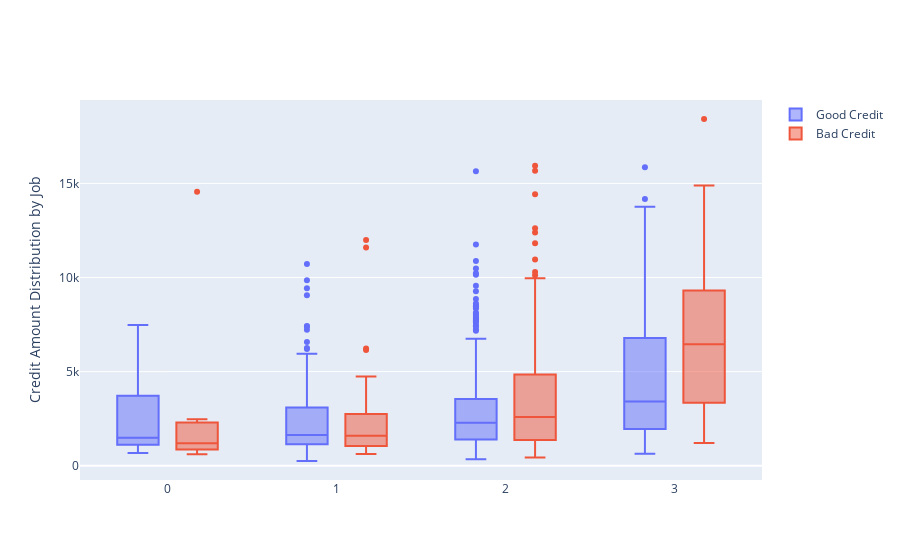

The cell this chart's notebook holds for it:
### Code cell
trace0 = go.Box(
    x=df_good["Job"],
    y=df_good["Credit amount"],
    name='Good Credit'
)

trace1 = go.Box(
    x=df_bad['Job'],
    y=df_bad['Credit amount'],
    name='Bad Credit'
)
    
data = [trace0, trace1]

layout = go.Layout(
    yaxis=dict(
        title='Credit Amount Distribution by Job'
    ),
    boxmode='group'
)
fig = go.Figure(data=data, layout=layout)

py.iplot(fig, filename='box-age-cat')

### Figure 1 — Plotly figure (JSON) as saved in the notebook; plotly's stock layout.template omitted (floating-point values rounded to 4 significant figures; data arrays with more than 128 entries replaced by an {"elided": "..."} marker saying what was removed)
{"data": [{"name": "Good Credit", "type": "box", "x": {"elided": "700 int values"}, "y": {"elided": "700 int values"}}, {"name": "Bad Credit", "type": "box", "x": {"elided": "300 int values"}, "y": {"elided": "300 int values"}}], "layout": {"boxmode": "group", "yaxis": {"title": {"text": "Credit Amount Distribution by Job"}}}}
